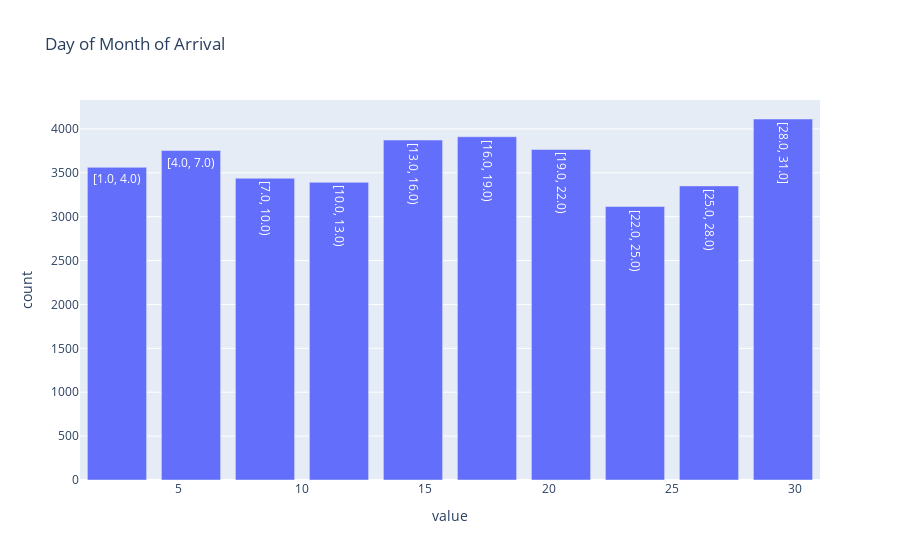

The notebook cell saved with this chart:
### Code cell
customer_df.plot.hist("arrival_date", title="Day of Month of Arrival")

### Figure 1 — Plotly figure (JSON) as saved in the notebook; plotly's stock layout.template omitted (floating-point values rounded to 4 significant figures)
{"data": [{"hovertemplate": "variable=arrival_date<br>value=%{text}<br>count=%{y}", "name": "arrival_date", "text": ["[1.0, 4.0)", "[4.0, 7.0)", "[7.0, 10.0)", "[10.0, 13.0)", "[13.0, 16.0)", "[16.0, 19.0)", "[19.0, 22.0)", "[22.0, 25.0)", "[25.0, 28.0)", "[28.0, 31.0]"], "type": "bar", "x": [2.5, 5.5, 8.5, 11.5, 14.5, 17.5, 20.5, 23.5, 26.5, 29.5], "y": [3562, 3754, 3438, 3391, 3873, 3911, 3766, 3116, 3351, 4113]}], "layout": {"barmode": "stack", "title": {"text": "Day of Month of Arrival"}, "xaxis": {"title": {"text": "value"}}, "yaxis": {"title": {"text": "count"}}}}
